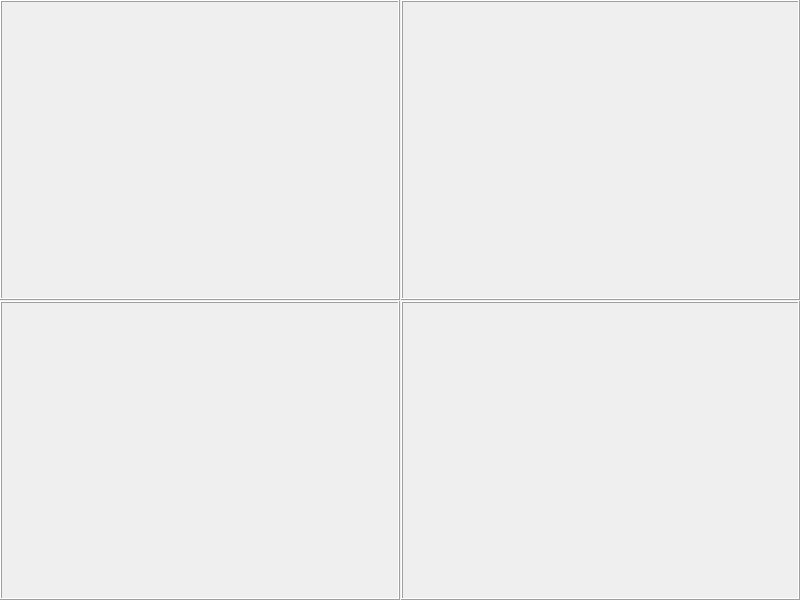
<?xml version="1.0" encoding="UTF-8"?>
<ui version="4.0">
 <class>CPUWidget</class>
 <widget class="QWidget" name="CPUWidget">
  <property name="geometry">
   <rect>
    <x>0</x>
    <y>0</y>
    <width>800</width>
    <height>600</height>
   </rect>
  </property>
  <property name="windowTitle">
   <string>Form</string>
  </property>
  <layout class="QVBoxLayout" name="verticalLayout">
   <property name="spacing">
    <number>0</number>
   </property>
   <property name="leftMargin">
    <number>0</number>
   </property>
   <property name="topMargin">
    <number>0</number>
   </property>
   <property name="rightMargin">
    <number>0</number>
   </property>
   <property name="bottomMargin">
    <number>0</number>
   </property>
   <item>
    <widget class="QSplitter" name="mVSplitter">
     <property name="orientation">
      <enum>Qt::Vertical</enum>
     </property>
     <property name="handleWidth">
      <number>1</number>
     </property>
     <widget class="QSplitter" name="mTopHSplitter">
      <property name="orientation">
       <enum>Qt::Horizontal</enum>
      </property>
      <property name="handleWidth">
       <number>1</number>
      </property>
      <widget class="QFrame" name="mTopLeftFrame">
       <property name="frameShape">
        <enum>QFrame::Box</enum>
       </property>
       <property name="frameShadow">
        <enum>QFrame::Raised</enum>
       </property>
       <layout class="QVBoxLayout" name="mTopLeftFrameLayout">
        <property name="spacing">
         <number>0</number>
        </property>
        <property name="leftMargin">
         <number>0</number>
        </property>
        <property name="topMargin">
         <number>0</number>
        </property>
        <property name="rightMargin">
         <number>0</number>
        </property>
        <property name="bottomMargin">
         <number>0</number>
        </property>
       </layout>
      </widget>
      <widget class="QFrame" name="mTopRightFrame">
       <property name="frameShape">
        <enum>QFrame::Box</enum>
       </property>
       <property name="frameShadow">
        <enum>QFrame::Raised</enum>
       </property>
       <layout class="QVBoxLayout" name="mTopRightFrameLayout">
        <property name="spacing">
         <number>0</number>
        </property>
        <property name="leftMargin">
         <number>0</number>
        </property>
        <property name="topMargin">
         <number>0</number>
        </property>
        <property name="rightMargin">
         <number>0</number>
        </property>
        <property name="bottomMargin">
         <number>0</number>
        </property>
       </layout>
      </widget>
     </widget>
     <widget class="QSplitter" name="mBotHSplitter">
      <property name="orientation">
       <enum>Qt::Horizontal</enum>
      </property>
      <property name="handleWidth">
       <number>1</number>
      </property>
      <widget class="QFrame" name="mBotLeftFrame">
       <property name="frameShape">
        <enum>QFrame::Box</enum>
       </property>
       <property name="frameShadow">
        <enum>QFrame::Raised</enum>
       </property>
       <layout class="QVBoxLayout" name="mBotLeftFrameLayout">
        <property name="spacing">
         <number>0</number>
        </property>
        <property name="leftMargin">
         <number>0</number>
        </property>
        <property name="topMargin">
         <number>0</number>
        </property>
        <property name="rightMargin">
         <number>0</number>
        </property>
        <property name="bottomMargin">
         <number>0</number>
        </property>
       </layout>
      </widget>
      <widget class="QFrame" name="mBotRightFrame">
       <property name="frameShape">
        <enum>QFrame::Box</enum>
       </property>
       <property name="frameShadow">
        <enum>QFrame::Raised</enum>
       </property>
       <layout class="QVBoxLayout" name="mBotRightFrameLayout">
        <property name="spacing">
         <number>0</number>
        </property>
        <property name="leftMargin">
         <number>0</number>
        </property>
        <property name="topMargin">
         <number>0</number>
        </property>
        <property name="rightMargin">
         <number>0</number>
        </property>
        <property name="bottomMargin">
         <number>0</number>
        </property>
       </layout>
      </widget>
     </widget>
    </widget>
   </item>
  </layout>
  <action name="actionGoto">
   <property name="text">
    <string>Goto</string>
   </property>
   <property name="shortcut">
    <string>Ctrl+G</string>
   </property>
  </action>
 </widget>
 <resources/>
 <connections/>
</ui>
